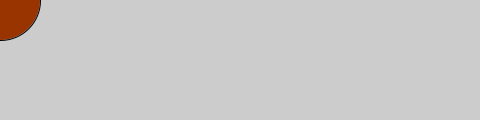
Frame 1 (no input)
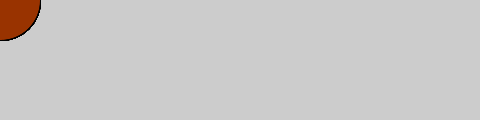
Frame 60 (the mouse pressed at the canvas centre just before this capture)
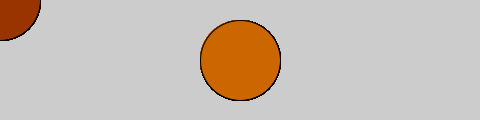
Frame 120 (the mouse held since frame 60 and released just before this capture)

The Processing sketch that drew these frames (run headless with seeded random() and noise(); from frame 60 on, the mouse is pressed at the canvas centre):

// Processing sketch: processing_158631
// ── processing_158631.pde

void setup(){
  size(480, 120);
  smooth(); 
}

void draw(){
  color clicked = color(204, 102, 0);
  color noClick = color(153, 51, 0);
  if(mousePressed){
      fill(clicked);
      
   } 
   else{
      fill(noClick); 
   }
   ellipse(mouseX, mouseY, 80, 80);
}
